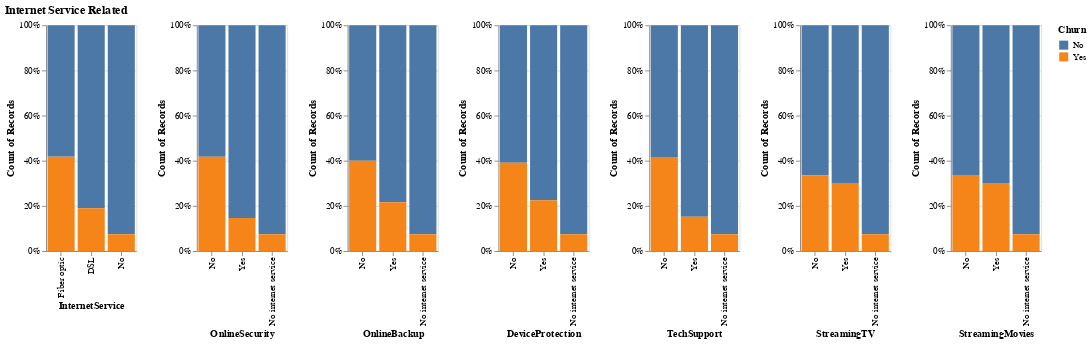

Source (notebook cell):
### Markdown cell above
- Senior citizen, people without partner and people without dependents are less likely to churn.

### Code cell
# Internet Service Related
c = (
    charts["InternetService"]
    | charts["OnlineSecurity"]
    | charts["OnlineBackup"]
    | charts["DeviceProtection"]
    | charts["TechSupport"]
    | charts["StreamingTV"]
    | charts["StreamingMovies"]
)
c = c.properties(title="Internet Service Related")
# c.save(f"imgs/internet_service_churn.png", ppi=200)
c.display()

### Figure 1 — Vega specification as saved in the notebook (floating-point values rounded to 4 significant figures)
{"$schema": "https://vega.github.io/schema/vega/v5.json", "data": [{"name": "source_0"}, {"name": "data_1", "values": [{"Churn": "No", "InternetService": "DSL", "__count_end": 1.0, "__count_start": 0.19}, {"Churn": "Yes", "InternetService": "DSL", "__count_end": 0.19, "__count_start": 0.0}, {"Churn": "Yes", "InternetService": "Fiber optic", "__count_end": 0.4189, "__count_start": 0.0}, {"Churn": "No", "InternetService": "Fiber optic", "__count_end": 1.0, "__count_start": 0.4189}, {"Churn": "No", "InternetService": "No", "__count_end": 1.0, "__count_start": 0.07434}, {"Churn": "Yes", "InternetService": "No", "__count_end": 0.07434, "__count_start": 0.0}]}, {"name": "data_2", "values": [{"Churn": "No", "OnlineSecurity": "No", "__count_end": 1.0, "__count_start": 0.4178}, {"Churn": "No", "OnlineSecurity": "Yes", "__count_end": 1.0, "__count_start": 0.1464}, {"Churn": "Yes", "OnlineSecurity": "Yes", "__count_end": 0.1464, "__count_start": 0.0}, {"Churn": "Yes", "OnlineSecurity": "No", "__count_end": 0.4178, "__count_start": 0.0}, {"Churn": "No", "OnlineSecurity": "No internet service", "__count_end": 1.0, "__count_start": 0.07434}, {"Churn": "Yes", "OnlineSecurity": "No internet service", "__count_end": 0.07434, "__count_start": 0.0}]}, {"name": "data_3", "values": [{"Churn": "No", "OnlineBackup": "Yes", "__count_end": 1.0, "__count_start": 0.2157}, {"Churn": "No", "OnlineBackup": "No", "__count_end": 1.0, "__count_start": 0.3994}, {"Churn": "Yes", "OnlineBackup": "Yes", "__count_end": 0.2157, "__count_start": 0.0}, {"Churn": "Yes", "OnlineBackup": "No", "__count_end": 0.3994, "__count_start": 0.0}, {"Churn": "No", "OnlineBackup": "No internet service", "__count_end": 1.0, "__count_start": 0.07434}, {"Churn": "Yes", "OnlineBackup": "No internet service", "__count_end": 0.07434, "__count_start": 0.0}]}, {"name": "data_4", "values": [{"Churn": "No", "DeviceProtection": "No", "__count_end": 1.0, "__count_start": 0.3914}, {"Churn": "No", "DeviceProtection": "Yes", "__count_end": 1.0, "__count_start": 0.2254}, {"Churn": "Yes", "DeviceProtection": "No", "__count_end": 0.3914, "__count_start": 0.0}, {"Churn": "Yes", "DeviceProtection": "Yes", "__count_end": 0.2254, "__count_start": 0.0}, {"Churn": "No", "DeviceProtection": "No internet service", "__count_end": 1.0, "__count_start": 0.07434}, {"Churn": "Yes", "DeviceProtection": "No internet service", "__count_end": 0.07434, "__count_start": 0.0}]}, {"name": "data_5", "values": [{"Churn": "No", "TechSupport": "No", "__count_end": 1.0, "__count_start": 0.4165}, {"Churn": "Yes", "TechSupport": "No", "__count_end": 0.4165, "__count_start": 0.0}, {"Churn": "No", "TechSupport": "Yes", "__count_end": 1.0, "__count_start": 0.152}, {"Churn": "Yes", "TechSupport": "Yes", "__count_end": 0.152, "__count_start": 0.0}, {"Churn": "No", "TechSupport": "No internet service", "__count_end": 1.0, "__count_start": 0.07434}, {"Churn": "Yes", "TechSupport": "No internet service", "__count_end": 0.07434, "__count_start": 0.0}]}, {"name": "data_6", "values": [{"Churn": "No", "StreamingTV": "No", "__count_end": 1.0, "__count_start": 0.3354}, {"Churn": "Yes", "StreamingTV": "No", "__count_end": 0.3354, "__count_start": 0.0}, {"Churn": "Yes", "StreamingTV": "Yes", "__count_end": 0.3011, "__count_start": 0.0}, {"Churn": "No", "StreamingTV": "Yes", "__count_end": 1.0, "__count_start": 0.3011}, {"Churn": "No", "StreamingTV": "No internet service", "__count_end": 1.0, "__count_start": 0.07434}, {"Churn": "Yes", "StreamingTV": "No internet service", "__count_end": 0.07434, "__count_start": 0.0}]}, {"name": "data_7", "values": [{"Churn": "No", "StreamingMovies": "No", "__count_end": 1.0, "__count_start": 0.3373}, {"Churn": "Yes", "StreamingMovies": "No", "__count_end": 0.3373, "__count_start": 0.0}, {"Churn": "Yes", "StreamingMovies": "Yes", "__count_end": 0.2995, "__count_start": 0.0}, {"Churn": "No", "StreamingMovies": "No internet service", "__count_end": 1.0, "__count_start": 0.07434}, {"Churn": "No", "StreamingMovies": "Yes", "__count_end": 1.0, "__count_start": 0.2995}, {"Churn": "Yes", "StreamingMovies": "No internet service", "__count_end": 0.07434, "__count_start": 0.0}]}, {"name": "data_1_color_domain_Churn_0", "values": [{"Churn": "No"}, {"Churn": "Yes"}]}, {"name": "data_2_color_domain_Churn_1", "values": [{"Churn": "No"}, {"Churn": "Yes"}]}, {"name": "data_3_color_domain_Churn_2", "values": [{"Churn": "No"}, {"Churn": "Yes"}]}, {"name": "data_4_color_domain_Churn_3", "values": [{"Churn": "No"}, {"Churn": "Yes"}]}, {"name": "data_5_color_domain_Churn_4", "values": [{"Churn": "No"}, {"Churn": "Yes"}]}, {"name": "data_6_color_domain_Churn_5", "values": [{"Churn": "No"}, {"Churn": "Yes"}]}, {"name": "data_7_color_domain_Churn_6", "values": [{"Churn": "No"}, {"Churn": "Yes"}]}, {"name": "source_0_concat_0_x_domain_InternetService", "values": [{"InternetService": "DSL", "sort_field": 2416}, {"InternetService": "Fiber optic", "sort_field": 3096}, {"InternetService": "No", "sort_field": 1520}]}, {"name": "source_0_concat_1_x_domain_OnlineSecurity", "values": [{"OnlineSecurity": "No", "sort_field": 3497}, {"OnlineSecurity": "Yes", "sort_field": 2015}, {"OnlineSecurity": "No internet service", "sort_field": 1520}]}, {"name": "source_0_concat_2_x_domain_OnlineBackup", "values": [{"OnlineBackup": "Yes", "sort_field": 2425}, {"OnlineBackup": "No", "sort_field": 3087}, {"OnlineBackup": "No internet service", "sort_field": 1520}]}, {"name": "source_0_concat_3_x_domain_DeviceProtection", "values": [{"DeviceProtection": "No", "sort_field": 3094}, {"DeviceProtection": "Yes", "sort_field": 2418}, {"DeviceProtection": "No internet service", "sort_field": 1520}]}, {"name": "source_0_concat_4_x_domain_TechSupport", "values": [{"TechSupport": "No", "sort_field": 3472}, {"TechSupport": "Yes", "sort_field": 2040}, {"TechSupport": "No internet service", "sort_field": 1520}]}, {"name": "source_0_concat_5_x_domain_StreamingTV", "values": [{"StreamingTV": "No", "sort_field": 2809}, {"StreamingTV": "Yes", "sort_field": 2703}, {"StreamingTV": "No internet service", "sort_field": 1520}]}, {"name": "source_0_concat_6_x_domain_StreamingMovies", "values": [{"StreamingMovies": "No", "sort_field": 2781}, {"StreamingMovies": "Yes", "sort_field": 2731}, {"StreamingMovies": "No internet service", "sort_field": 1520}]}], "signals": [{"name": "childWidth", "value": 100}], "marks": [{"type": "group", "name": "concat_0_group", "encode": {"update": {"width": {"signal": "childWidth"}, "height": {"signal": "height"}}}, "marks": [{"type": "rect", "name": "concat_0_marks", "from": {"data": "data_1"}, "encode": {"update": {"x": {"field": "InternetService", "scale": "concat_0_x"}, "fill": {"field": "Churn", "scale": "color"}, "width": {"signal": "max(0.25, bandwidth('concat_0_x'))"}, "y2": {"field": "__count_start", "scale": "concat_0_y"}, "y": {"field": "__count_end", "scale": "concat_0_y"}}}, "style": ["bar"]}], "axes": [{"scale": "concat_0_y", "labels": false, "tickCount": {"signal": "ceil(height/40)"}, "maxExtent": 0, "minExtent": 0, "ticks": false, "domain": false, "zindex": 0, "aria": false, "gridScale": "concat_0_x", "orient": "left", "grid": true}, {"scale": "concat_0_x", "title": "InternetService", "orient": "bottom", "labelAlign": "right", "grid": false, "labelAngle": 270, "labelBaseline": "middle", "zindex": 0}, {"scale": "concat_0_y", "orient": "left", "tickCount": {"signal": "ceil(height/40)"}, "title": "Count of Records", "zindex": 0, "grid": false, "format": ".0%", "labelOverlap": true}], "style": "cell"}, {"type": "group", "name": "concat_1_group", "encode": {"update": {"height": {"signal": "height"}, "width": {"signal": "childWidth"}}}, "marks": [{"type": "rect", "name": "concat_1_marks", "from": {"data": "data_2"}, "encode": {"update": {"fill": {"field": "Churn", "scale": "color"}, "y": {"field": "__count_end", "scale": "concat_1_y"}, "width": {"signal": "max(0.25, bandwidth('concat_1_x'))"}, "y2": {"field": "__count_start", "scale": "concat_1_y"}, "x": {"field": "OnlineSecurity", "scale": "concat_1_x"}}}, "style": ["bar"]}], "axes": [{"scale": "concat_1_y", "aria": false, "gridScale": "concat_1_x", "grid": true, "labels": false, "ticks": false, "orient": "left", "tickCount": {"signal": "ceil(height/40)"}, "minExtent": 0, "domain": false, "maxExtent": 0, "zindex": 0}, {"scale": "concat_1_x", "labelBaseline": "middle", "zindex": 0, "labelAngle": 270, "labelAlign": "right", "title": "OnlineSecurity", "orient": "bottom", "grid": false}, {"scale": "concat_1_y", "grid": false, "labelOverlap": true, "format": ".0%", "tickCount": {"signal": "ceil(height/40)"}, "title": "Count of Records", "zindex": 0, "orient": "left"}], "style": "cell"}, {"type": "group", "name": "concat_2_group", "encode": {"update": {"width": {"signal": "childWidth"}, "height": {"signal": "height"}}}, "marks": [{"type": "rect", "name": "concat_2_marks", "from": {"data": "data_3"}, "encode": {"update": {"y": {"field": "__count_end", "scale": "concat_2_y"}, "fill": {"field": "Churn", "scale": "color"}, "width": {"signal": "max(0.25, bandwidth('concat_2_x'))"}, "x": {"field": "OnlineBackup", "scale": "concat_2_x"}, "y2": {"field": "__count_start", "scale": "concat_2_y"}}}, "style": ["bar"]}], "axes": [{"scale": "concat_2_y", "labels": false, "tickCount": {"signal": "ceil(height/40)"}, "zindex": 0, "gridScale": "concat_2_x", "orient": "left", "grid": true, "maxExtent": 0, "minExtent": 0, "domain": false, "ticks": false, "aria": false}, {"scale": "concat_2_x", "labelBaseline": "middle", "orient": "bottom", "zindex": 0, "labelAlign": "right", "grid": false, "title": "OnlineBackup", "labelAngle": 270}, {"scale": "concat_2_y", "format": ".0%", "labelOverlap": true, "grid": false, "zindex": 0, "tickCount": {"signal": "ceil(height/40)"}, "title": "Count of Records", "orient": "left"}], "style": "cell"}, {"type": "group", "name": "concat_3_group", "encode": {"update": {"height": {"signal": "height"}, "width": {"signal": "childWidth"}}}, "marks": [{"type": "rect", "name": "concat_3_marks", "from": {"data": "data_4"}, "encode": {"update": {"x": {"field": "DeviceProtection", "scale": "concat_3_x"}, "width": {"signal": "max(0.25, bandwidth('concat_3_x'))"}, "y": {"field": "__count_end", "scale": "concat_3_y"}, "y2": {"field": "__count_start", "scale": "concat_3_y"}, "fill": {"field": "Churn", "scale": "color"}}}, "style": ["bar"]}], "axes": [{"scale": "concat_3_y", "labels": false, "grid": true, "gridScale": "concat_3_x", "ticks": false, "zindex": 0, "orient": "left", "maxExtent": 0, "aria": false, "tickCount": {"signal": "ceil(height/40)"}, "minExtent": 0, "domain": false}, {"scale": "concat_3_x", "orient": "bottom", "zindex": 0, "grid": false, "labelAngle": 270, "title": "DeviceProtection", "labelAlign": "right", "labelBaseline": "middle"}, {"scale": "concat_3_y", "tickCount": {"signal": "ceil(height/40)"}, "labelOverlap": true, "format": ".0%", "title": "Count of Records", "grid": false, "orient": "left", "zindex": 0}], "style": "cell"}, {"type": "group", "name": "concat_4_group", "encode": {"update": {"width": {"signal": "childWidth"}, "height": {"signal": "height"}}}, "marks": [{"type": "rect", "name": "concat_4_marks", "from": {"data": "data_5"}, "encode": {"update": {"y": {"field": "__count_end", "scale": "concat_4_y"}, "y2": {"field": "__count_start", "scale": "concat_4_y"}, "x": {"field": "TechSupport", "scale": "concat_4_x"}, "width": {"signal": "max(0.25, bandwidth('concat_4_x'))"}, "fill": {"field": "Churn", "scale": "color"}}}, "style": ["bar"]}], "axes": [{"scale": "concat_4_y", "grid": true, "labels": false, "orient": "left", "tickCount": {"signal": "ceil(height/40)"}, "zindex": 0, "ticks": false, "gridScale": "concat_4_x", "minExtent": 0, "aria": false, "maxExtent": 0, "domain": false}, {"scale": "concat_4_x", "labelAngle": 270, "labelBaseline": "middle", "title": "TechSupport", "grid": false, "orient": "bottom", "labelAlign": "right", "zindex": 0}, {"scale": "concat_4_y", "grid": false, "title": "Count of Records", "zindex": 0, "tickCount": {"signal": "ceil(height/40)"}, "format": ".0%", "orient": "left", "labelOverlap": true}], "style": "cell"}, {"type": "group", "name": "concat_5_group", "encode": {"update": {"height": {"signal": "height"}, "width": {"signal": "childWidth"}}}, "marks": [{"type": "rect", "name": "concat_5_marks", "from": {"data": "data_6"}, "encode": {"update": {"y2": {"field": "__count_start", "scale": "concat_5_y"}, "fill": {"field": "Churn", "scale": "color"}, "x": {"field": "StreamingTV", "scale": "concat_5_x"}, "width": {"signal": "max(0.25, bandwidth('concat_5_x'))"}, "y": {"field": "__count_end", "scale": "concat_5_y"}}}, "style": ["bar"]}], "axes": [{"scale": "concat_5_y", "grid": true, "orient": "left", "labels": false, "ticks": false, "domain": false, "tickCount": {"signal": "ceil(height/40)"}, "aria": false, "minExtent": 0, "maxExtent": 0, "zindex": 0, "gridScale": "concat_5_x"}, {"scale": "concat_5_x", "title": "StreamingTV", "grid": false, "orient": "bottom", "labelAlign": "right", "labelAngle": 270, "labelBaseline": "middle", "zindex": 0}, {"scale": "concat_5_y", "tickCount": {"signal": "ceil(height/40)"}, "zindex": 0, "title": "Count of Records", "grid": false, "orient": "left", "format": ".0%", "labelOverlap": true}], "style": "cell"}, {"type": "group", "name": "concat_6_group", "encode": {"update": {"height": {"signal": "height"}, "width": {"signal": "childWidth"}}}, "marks": [{"type": "rect", "name": "concat_6_marks", "from": {"data": "data_7"}, "encode": {"update": {"width": {"signal": "max(0.25, bandwidth('concat_6_x'))"}, "y2": {"field": "__count_start", "scale": "concat_6_y"}, "y": {"field": "__count_end", "scale": "concat_6_y"}, "fill": {"field": "Churn", "scale": "color"}, "x": {"field": "StreamingMovies", "scale": "concat_6_x"}}}, "style": ["bar"]}], "axes": [{"scale": "concat_6_y", "orient": "left", "gridScale": "concat_6_x", "tickCount": {"signal": "ceil(height/40)"}, "labels": false, "grid": true, "aria": false, "maxExtent": 0, "ticks": false, "domain": false, "minExtent": 0, "zindex": 0}, {"scale": "concat_6_x", "labelBaseline": "middle", "grid": false, "labelAlign": "right", "zindex": 0, "title": "StreamingMovies", "labelAngle": 270, "orient": "bottom"}, {"scale": "concat_6_y", "labelOverlap": true, "tickCount": {"signal": "ceil(height/40)"}, "zindex": 0, "format": ".0%", "orient": "left", "title": "Count of Records", "grid": false}], "style": "cell"}], "scales": [{"name": "color", "type": "ordinal", "domain": {"fields": [{"data": "data_1_color_domain_Churn_0", "field": "Churn"}, {"data": "data_2_color_domain_Churn_1", "field": "Churn"}, {"data": "data_3_color_domain_Churn_2", "field": "Churn"}, {"data": "data_4_color_domain_Churn_3", "field": "Churn"}, {"data": "data_5_color_domain_Churn_4", "field": "Churn"}, {"data": "data_6_color_domain_Churn_5", "field": "Churn"}, {"data": "data_7_color_domain_Churn_6", "field": "Churn"}], "sort": true}, "range": "category"}, {"name": "concat_0_x", "type": "band", "domain": {"data": "source_0_concat_0_x_domain_InternetService", "field": "InternetService", "sort": {"op": "max", "field": "sort_field", "order": "descending"}}, "range": [0, {"signal": "childWidth"}], "paddingOuter": 0.05, "paddingInner": 0.1}, {"name": "concat_0_y", "type": "linear", "domain": [0, 1], "range": [{"signal": "height"}, 0], "zero": true, "nice": true}, {"name": "concat_1_x", "type": "band", "domain": {"data": "source_0_concat_1_x_domain_OnlineSecurity", "field": "OnlineSecurity", "sort": {"op": "max", "field": "sort_field", "order": "descending"}}, "range": [0, {"signal": "childWidth"}], "paddingInner": 0.1, "paddingOuter": 0.05}, {"name": "concat_1_y", "type": "linear", "domain": [0, 1], "range": [{"signal": "height"}, 0], "nice": true, "zero": true}, {"name": "concat_2_x", "type": "band", "domain": {"data": "source_0_concat_2_x_domain_OnlineBackup", "field": "OnlineBackup", "sort": {"op": "max", "field": "sort_field", "order": "descending"}}, "range": [0, {"signal": "childWidth"}], "paddingInner": 0.1, "paddingOuter": 0.05}, {"name": "concat_2_y", "type": "linear", "domain": [0, 1], "range": [{"signal": "height"}, 0], "nice": true, "zero": true}, {"name": "concat_3_x", "type": "band", "domain": {"data": "source_0_concat_3_x_domain_DeviceProtection", "field": "DeviceProtection", "sort": {"op": "max", "field": "sort_field", "order": "descending"}}, "range": [0, {"signal": "childWidth"}], "paddingInner": 0.1, "paddingOuter": 0.05}, {"name": "concat_3_y", "type": "linear", "domain": [0, 1], "range": [{"signal": "height"}, 0], "nice": true, "zero": true}, {"name": "concat_4_x", "type": "band", "domain": {"data": "source_0_concat_4_x_domain_TechSupport", "field": "TechSupport", "sort": {"op": "max", "field": "sort_field", "order": "descending"}}, "range": [0, {"signal": "childWidth"}], "paddingOuter": 0.05, "paddingInner": 0.1}, {"name": "concat_4_y", "type": "linear", "domain": [0, 1], "range": [{"signal": "height"}, 0], "nice": true, "zero": true}, {"name": "concat_5_x", "type": "band", "domain": {"data": "source_0_concat_5_x_domain_StreamingTV", "field": "StreamingTV", "sort": {"op": "max", "field": "sort_field", "order": "descending"}}, "range": [0, {"signal": "childWidth"}], "paddingOuter": 0.05, "paddingInner": 0.1}, {"name": "concat_5_y", "type": "linear", "domain": [0, 1], "range": [{"signal": "height"}, 0], "nice": true, "zero": true}, {"name": "concat_6_x", "type": "band", "domain": {"data": "source_0_concat_6_x_domain_StreamingMovies", "field": "StreamingMovies", "sort": {"op": "max", "field": "sort_field", "order": "descending"}}, "range": [0, {"signal": "childWidth"}], "paddingInner": 0.1, "paddingOuter": 0.05}, {"name": "concat_6_y", "type": "linear", "domain": [0, 1], "range": [{"signal": "height"}, 0], "nice": true, "zero": true}], "title": {"text": "Internet Service Related", "anchor": "start"}, "legends": [{"fill": "color", "symbolType": "square", "title": "Churn"}], "background": "white", "padding": 5, "height": 250, "layout": {"padding": 20, "bounds": "full", "align": "each"}}
